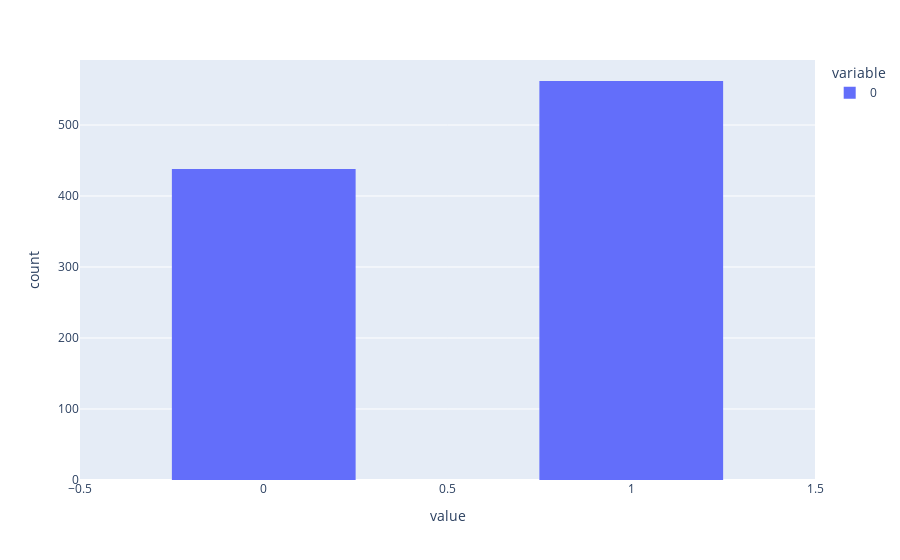

Notebook source saved alongside this figure:
### Code cell
fig = px.histogram(sampler_gt(1000))
fig.update_layout(bargap=0.5)

### Figure 1 — Plotly figure (JSON) as saved in the notebook; plotly's stock layout.template omitted (floating-point values rounded to 4 significant figures; data arrays with more than 128 entries replaced by an {"elided": "..."} marker saying what was removed)
{"data": [{"alignmentgroup": "True", "bingroup": "x", "hovertemplate": "variable=0<br>value=%{x}<br>count=%{y}<extra></extra>", "legendgroup": "0", "marker": {"color": "#636efa", "pattern": {"shape": ""}}, "name": "0", "offsetgroup": "0", "orientation": "v", "showlegend": true, "type": "histogram", "x": {"elided": "1000 int values"}, "xaxis": "x", "yaxis": "y"}], "layout": {"autosize": true, "bargap": 0.5, "barmode": "relative", "legend": {"title": {"text": "variable"}, "tracegroupgap": 0}, "margin": {"t": 60}, "xaxis": {"anchor": "y", "autorange": true, "domain": [0, 1], "range": [-0.5, 1.5], "title": {"text": "value"}, "type": "linear"}, "yaxis": {"anchor": "x", "autorange": true, "domain": [0, 1], "range": [0, 591.6], "title": {"text": "count"}}}}
